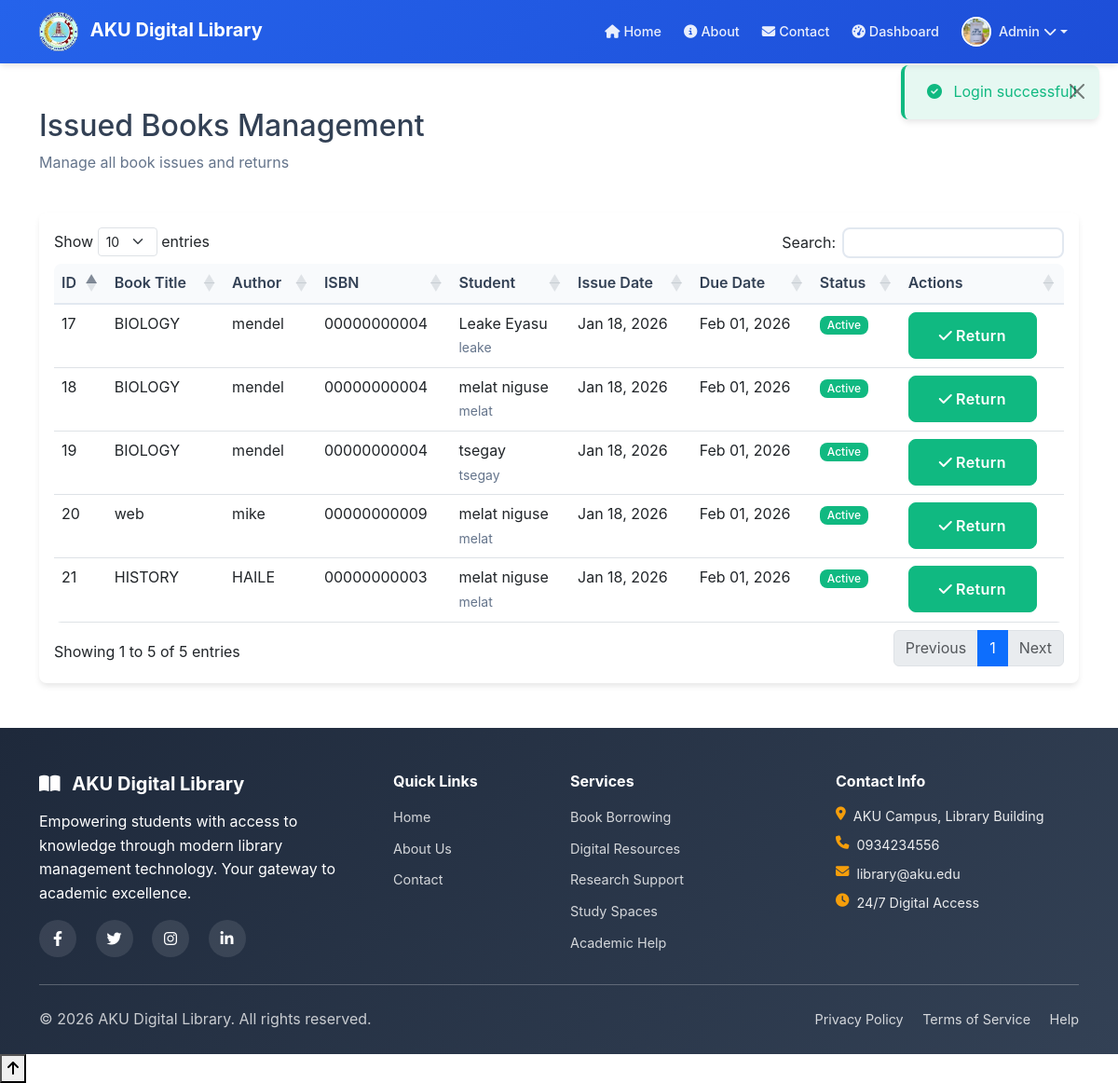
The app's page /index.php?page=issued_books (signed in) with its own data.
### tables this page shows
CREATE TABLE `issued_books` (
  `id` int(11) NOT NULL,
  `book_id` int(11) NOT NULL,
  `user_id` int(11) NOT NULL,
  `issued_by` int(11) NOT NULL,
  `issue_date` date NOT NULL,
  `due_date` date NOT NULL,
  `return_date` date DEFAULT NULL,
  `fine_amount` decimal(10,2) DEFAULT 0.00,
  `status` enum('issued','returned','overdue') DEFAULT 'issued'
);

CREATE TABLE `books` (
  `id` int(11) NOT NULL,
  `title` varchar(255) NOT NULL,
  `author` varchar(255) NOT NULL,
  `isbn` varchar(20) NOT NULL,
  `category` varchar(100) DEFAULT NULL,
  `publisher` varchar(255) DEFAULT NULL,
  `publication_year` year(4) DEFAULT NULL,
  `quantity` int(11) DEFAULT 1,
  `available` int(11) DEFAULT 1,
  `description` text DEFAULT NULL,
  `cover_image` varchar(255) DEFAULT NULL,
  `added_by` int(11) DEFAULT NULL,
  `created_at` timestamp NOT NULL DEFAULT current_timestamp()
);

CREATE TABLE `users` (
  `id` int(11) NOT NULL,
  `username` varchar(50) NOT NULL,
  `email` varchar(100) NOT NULL,
  `password` varchar(255) NOT NULL,
  `full_name` varchar(100) NOT NULL,
  `role` enum('admin','librarian','student') DEFAULT 'student',
  `profile_photo` varchar(255) DEFAULT NULL,
  `phone` varchar(20) DEFAULT NULL,
  `address` text DEFAULT NULL,
  `created_at` timestamp NOT NULL DEFAULT current_timestamp(),
  `updated_at` timestamp NOT NULL DEFAULT current_timestamp() ON UPDATE current_timestamp(),
  `is_active` tinyint(1) DEFAULT 1
);

### views/admin/issued_books.php (the view, shortened to what this page needs)
<?php
$conn = getConnection();
$issued_books = $conn->query("SELECT ib.*, b.title, b.author, b.isbn, u.full_name, u.username
    FROM issued_books ib
    JOIN books b ON ib.book_id = b.id
    JOIN users u ON ib.user_id = u.id
    WHERE ib.return_date IS NULL
    ORDER BY ib.issue_date DESC");
?>
<div class="container my-5">
    <div class="row mb-4">
        <div class="col-md-6">
            <h2>Issued Books Management</h2>
            <p class="text-muted">Manage all book issues and returns</p>
        </div>
    </div>
    <div class="card">
        <div class="card-body">
            <div class="table-responsive">
                <table class="table data-table">
                    <thead>
                        <tr>
                            <th>ID</th>
                            <th>Book Title</th>
                            <th>Author</th>
                            <th>ISBN</th>
                            <th>Student</th>
                            <th>Issue Date</th>
                            <th>Due Date</th>
                            <th>Status</th>
                            <th>Actions</th>
                        </tr>
                    </thead>
                    <tbody>
                        <?php while($issue = $issued_books->fetch_assoc()): ?>
                        <tr>
                            <td><?php echo $issue['id']; ?></td>
                            <td><?php echo $issue['title']; ?></td>
                            <td><?php echo $issue['author']; ?></td>
                            <td><?php echo $issue['isbn']; ?></td>
                            <td>
                                <?php echo $issue['full_name']; ?><br>
                                <small class="text-muted"><?php echo $issue['username']; ?></small>
                            </td>
                            <td><?php echo date('M d, Y', strtotime($issue['issue_date'])); ?></td>
                            <td><?php echo date('M d, Y', strtotime($issue['due_date'])); ?></td>
                            <td>
                                <span class="badge bg-success">Active</span>
                            </td>
                            <td>
                                <a href="index.php?action=return_book&issue_id=<?php echo $issue['id']; ?>"
                                   class="btn btn-sm btn-success return-btn"
                                   data-book-title="<?php echo htmlspecialchars($issue['title']); ?>">
                                    <i class="fas fa-check me-1"></i>Return
                                </a>
                            </td>
                        </tr>
                        <?php endwhile; ?>
                    </tbody>
                </table>
            </div>
        </div>
    </div>
</div>

### style.css (style rules this page uses)
:root { --primary-color: #5fa6b3; --secondary-color: #3b82f6; --success-color: #10b981; --danger-color: #ef4444; --warning-color: #f59e0b; --info-color: #06b6d4; --light-gray: #f8fafc; --medium-gray: #64748b; --dark-gray: #334155; --border-radius: 0.5rem; --shadow: 0 4px 6px -1px rgba(0, 0, 0, 0.1); --transition: all 0.3s ease; }
body { font-family: 'Inter', -apple-system, BlinkMacSystemFont, 'Segoe UI', Roboto, sans-serif; line-height: 1.6; color: var(--dark-gray);" r="1"/><circle cx="50" cy="50" r="0.5"/></g></pattern></defs><rect width="1000" height="1000" fill="url(%23subtle-pattern)"/></svg>'); background-size: 200px 200px; }
.btn { border-radius: var(--border-radius); font-weight: 600; transition: var(--transition); padding: 0.75rem 2rem; font-size: 1rem; letter-spacing: 0.025em; }
.btn-success { background-color: var(--success-color); border-color: var(--success-color); }
.card { border: none; border-radius: var(--border-radius); box-shadow: var(--shadow); transition: var(--transition); }
.table { background: white; border-radius: var(--border-radius); overflow: hidden; }
.table th { background-color: var(--light-gray); border-bottom: 2px solid #e2e8f0; font-weight: 600; color: var(--dark-gray); }
.badge { font-weight: 500; padding: 0.25rem 0.5rem; border-radius: var(--border-radius); }
.bg-success { background-color: var(--success-color) !important; }
.text-muted { color: var(--medium-gray) !important; }
.badge { animation: pulse 2s infinite; }

### records on screen
issued_books: id "17", book.title "BIOLOGY", book.author "mendel", book.isbn "00000000004", user.full_name "Leake Eyasu", user.username "leake", issue_date "Jan 18, 2026", due_date "Feb 01, 2026"
issued_books: id "18", book.title "BIOLOGY", book.author "mendel", book.isbn "00000000004", user.full_name "melat niguse", user.username "melat", issue_date "Jan 18, 2026", due_date "Feb 01, 2026"
issued_books: id "19", book.title "BIOLOGY", book.author "mendel", book.isbn "00000000004", user.full_name "tsegay", user.username "tsegay", issue_date "Jan 18, 2026", due_date "Feb 01, 2026"
issued_books: id "20", book.title "web", book.author "mike", book.isbn "00000000009", user.full_name "melat niguse", user.username "melat", issue_date "Jan 18, 2026", due_date "Feb 01, 2026"
issued_books: id "21", book.title "HISTORY", book.author "HAILE", book.isbn "00000000003", user.full_name "melat niguse", user.username "melat", issue_date "Jan 18, 2026", due_date "Feb 01, 2026"

### other values on screen
$_SESSION['full_name'] "Admin"
$_SESSION['message'] "Login successful!"
